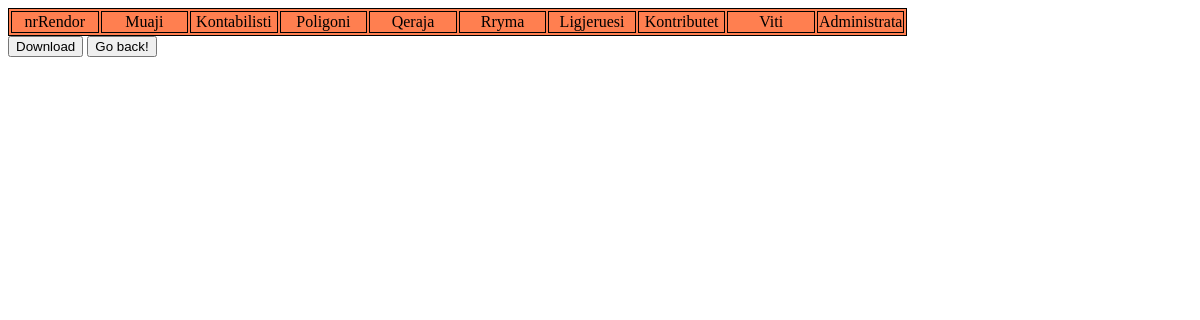
Before: /pagesat/ (signed in) with the older database file.
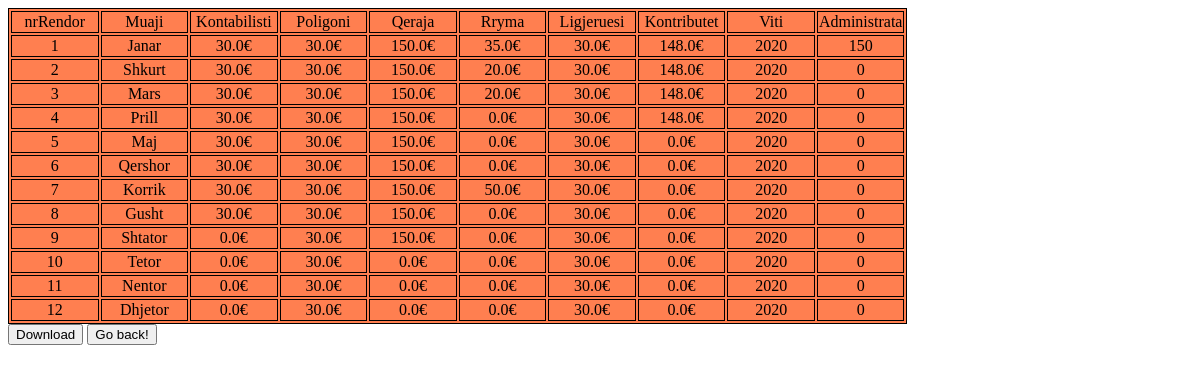
After: the same page with the newer database file.
### Kosumi/models.py (models this page shows, shortened)
class pagesat(models.Model):
    muaji = models.ForeignKey(muaji,on_delete=models.CASCADE)
    kontabilisti = models.FloatField()
    poligoni = models.FloatField()
    qeraja = models.FloatField()
    rryma = models.FloatField()
    ligjerusi = models.FloatField()
    Kontributet = models.FloatField()
    Administrata = models.IntegerField(default=0)
    viti = models.IntegerField(default=datetime.now().year)

class muaji(models.Model):
    muaji = models.CharField(max_length=50)
    def __str__(self):
        return self.muaji

### Kosumi/views.py (the view)
# urls.py: path('pagesat/', homeViews.pagesa, name="pag"),
@login_required
def pagesa(request):
    pag = pagesat.objects.all().order_by('viti')
    return render(request, 'home/pagesat.html', {'pag': pag})

### Kosumi/templates/home/pagesat.html (shortened to what this page needs)
{% load static %}
<!DOCTYPE html>
<html>
<head>
</head>
<body>
  <table class="table2excel" data-tableName="Test Table 2">
    <thead>
      <tr>
        <td style="width: 10%;">nrRendor</td>
        <td style="width: 10%;">Muaji</td>
        <td style="width: 10%;">Kontabilisti</td>
        <td style="width: 10%;">Poligoni</td>
        <td style="width: 10%;">Qeraja</td>
        <td style="width: 10%;">Rryma</td>
        <td style="width: 10%;">Ligjeruesi</td>
        <td style="width: 10%;">Kontributet</td>
        <td style="width: 10%;">Viti</td>
        <td style="width: 10%;">Administrata</td>
      </tr>
    </thead>
    <tbody>
      {% for j in pag %}
      <tr>
        <td>{{j.id}}</td>
        <td>{{ j.muaji }}</td>
        <td>{{ j.kontabilisti }}€</td>
        <td>{{ j.poligoni }}€</td>
        <td>{{ j.qeraja }}€</td>
        <td>{{ j.rryma }}€</td>
        <td>{{ j.ligjerusi }}€</td>
        <td>{{ j.Kontributet }}€</td>
        <td>{{ j.viti }}</td>
        <td>{{j.Administrata}}</td>
      </tr>
      {% endfor %}
    </tbody>
  </table>
  <button class="exportToExcel">Download</button>
  <input type="button" value="Go back!" onclick="history.back()">
</body>
</html>

Changed rows visible on the page:
added pagesat: id "1", muaji "Janar", kontabilisti "30.0", poligoni "30.0", qeraja "150.0", rryma "35.0", ligjerusi "30.0", Kontributet "148.0", viti "2020", Administrata "150"
added pagesat: id "2", muaji "Shkurt", kontabilisti "30.0", poligoni "30.0", qeraja "150.0", rryma "20.0", ligjerusi "30.0", Kontributet "148.0", viti "2020", Administrata "0"
added pagesat: id "3", muaji "Mars", kontabilisti "30.0", poligoni "30.0", qeraja "150.0", rryma "20.0", ligjerusi "30.0", Kontributet "148.0", viti "2020", Administrata "0"
added pagesat: id "4", muaji "Prill", kontabilisti "30.0", poligoni "30.0", qeraja "150.0", rryma "0.0", ligjerusi "30.0", Kontributet "148.0", viti "2020", Administrata "0"
added pagesat: id "5", muaji "Maj", kontabilisti "30.0", poligoni "30.0", qeraja "150.0", rryma "0.0", ligjerusi "30.0", Kontributet "0.0", viti "2020", Administrata "0"
added pagesat: id "6", muaji "Qershor", kontabilisti "30.0", poligoni "30.0", qeraja "150.0", rryma "0.0", ligjerusi "30.0", Kontributet "0.0", viti "2020", Administrata "0"
added pagesat: id "7", muaji "Korrik", kontabilisti "30.0", poligoni "30.0", qeraja "150.0", rryma "50.0", ligjerusi "30.0", Kontributet "0.0", viti "2020", Administrata "0"
added pagesat: id "8", muaji "Gusht", kontabilisti "30.0", poligoni "30.0", qeraja "150.0", rryma "0.0", ligjerusi "30.0", Kontributet "0.0", viti "2020", Administrata "0"
added pagesat: id "9", muaji "Shtator", kontabilisti "0.0", poligoni "30.0", qeraja "150.0", rryma "0.0", ligjerusi "30.0", Kontributet "0.0", viti "2020", Administrata "0"
added pagesat: id "10", muaji "Tetor", kontabilisti "0.0", poligoni "30.0", qeraja "0.0", rryma "0.0", ligjerusi "30.0", Kontributet "0.0", viti "2020", Administrata "0"
added pagesat: id "11", muaji "Nentor", kontabilisti "0.0", poligoni "30.0", qeraja "0.0", rryma "0.0", ligjerusi "30.0", Kontributet "0.0", viti "2020", Administrata "0"
added pagesat: id "12", muaji "Dhjetor", kontabilisti "0.0", poligoni "30.0", qeraja "0.0", rryma "0.0", ligjerusi "30.0", Kontributet "0.0", viti "2020", Administrata "0"
